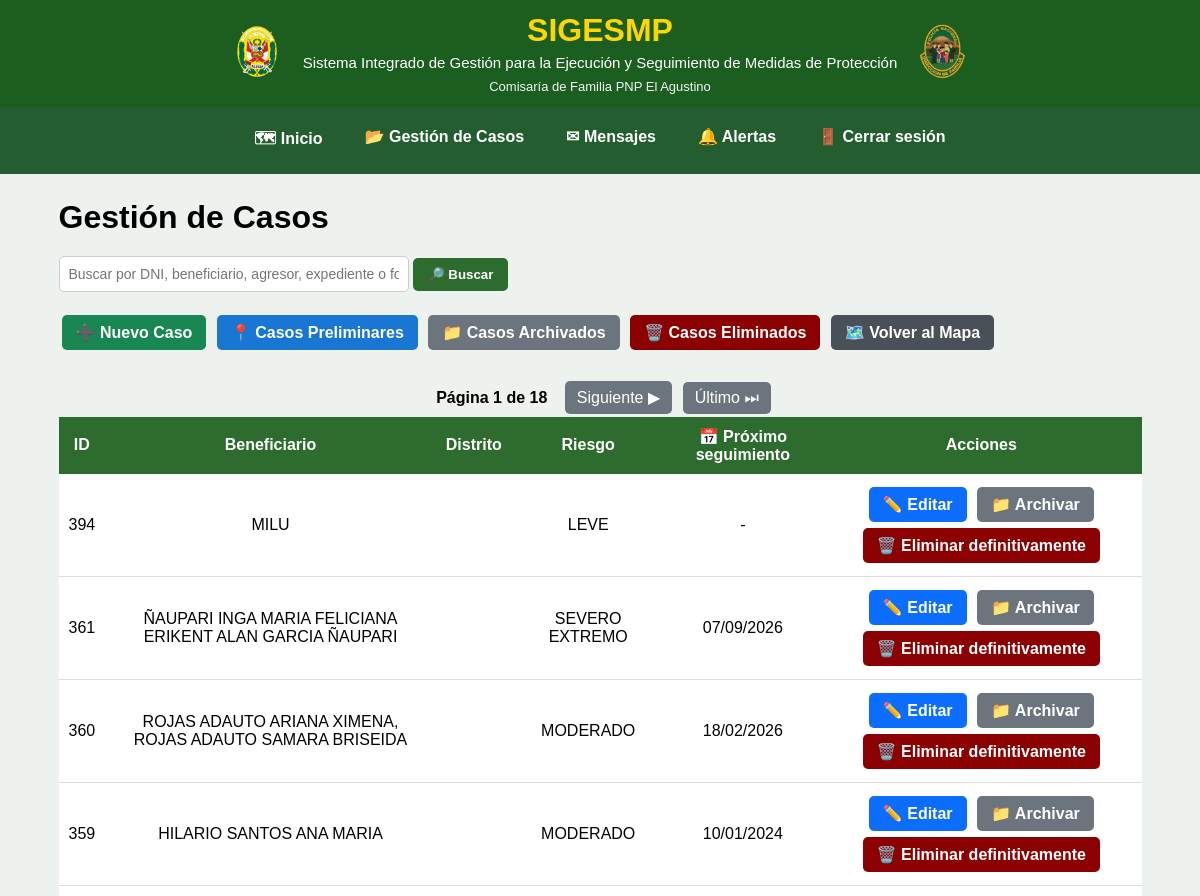
Page /gestion-casos/ (signed in, upper part) on the earlier database version.
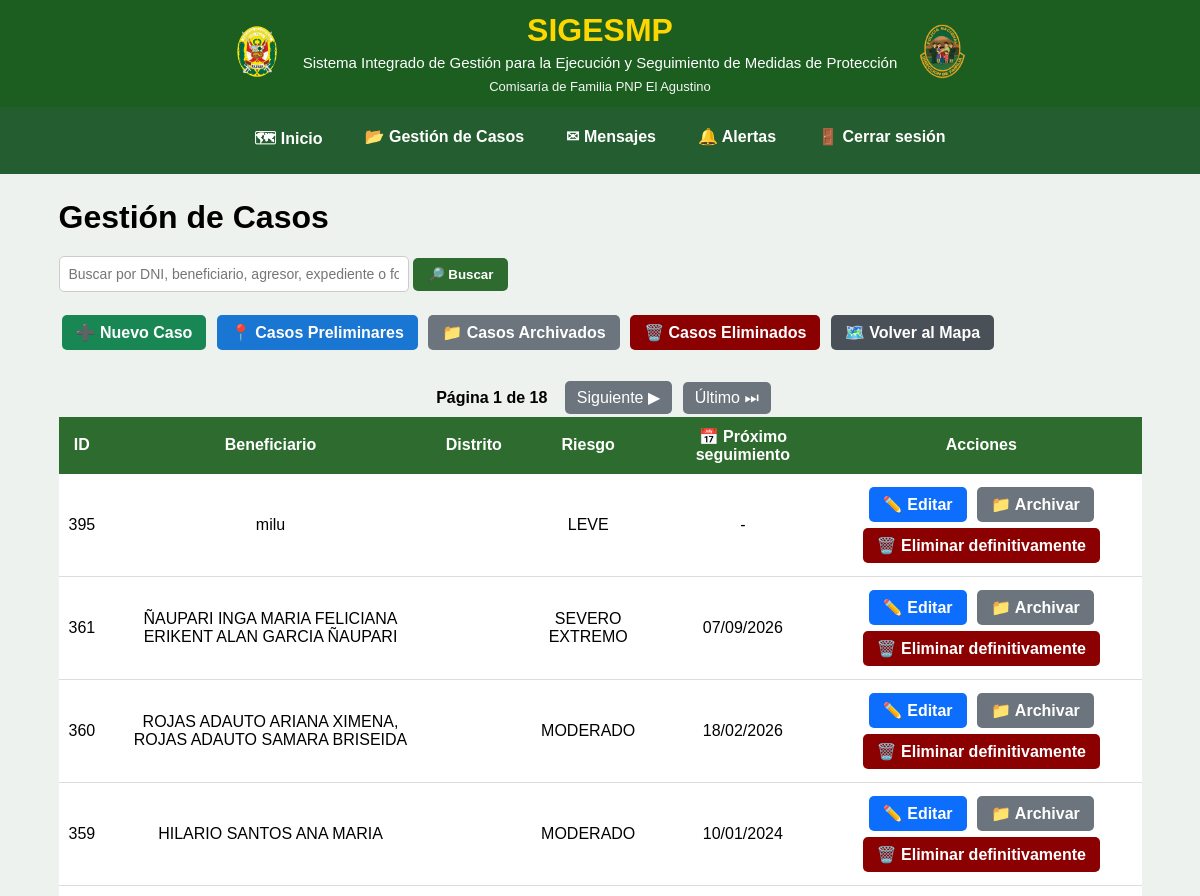
Same page on the later database version.
### mapa/models.py (models this page shows, shortened)
class Caso(models.Model):
    RIESGOS = [
        ("LEVE", "Leve"),
        ("MODERADO", "Moderado"),
        ("SEVERO", "Severo"),
        ("SEVERO EXTREMO", "Severo extremo"),
        ("NO DETERMINADO", "No determinado"),
    ]
    NOTIFICACION = [
        ("PENDIENTE", "Pendiente"),
        ("NOTIFICADO", "Notificado"),
    ]
    TIPO_VIOLENCIA = [
        ("FISICA", "Física"),
        ("PSICOLOGICA", "Psicológica"),
        ("SEXUAL", "Sexual"),
        ("ECONOMICA", "Económica o Patrimonial"),
    ]
    ESTADO_UBICACION_AGRESOR = [
        ("UBICADO", "Ubicado"),
        ("NO UBICADO", "No ubicado"),
    ]
    beneficiario = models.CharField(max_length=200, blank=True)
    dni_beneficiario = models.CharField(
        max_length=8,
        blank=True
    )
    domicilio = models.CharField(max_length=300, blank=True)
    nivel_riesgo = models.CharField(
        max_length=30,
        choices=RIESGOS,
        blank=True
    )
    region_denuncia = models.ForeignKey(
        Region,
        on_delete=models.PROTECT,
        related_name="casos_denuncia_region",
        null=True,
        blank=True,
    )
    provincia_denuncia = models.ForeignKey(
        Provincia,
        on_delete=models.PROTECT,
        related_name="casos_denuncia_provincia",
        null=True,
        blank=True,
    )
    distrito_denuncia = models.ForeignKey(
        Distrito,
        on_delete=models.PROTECT,
        related_name="casos_denuncia_distrito",
        null=True,
        blank=True,
    )
    region_medida = models.ForeignKey(
        Region,
        on_delete=models.PROTECT,
        related_name="casos_medida_region",
        null=True,
        blank=True,
    )
    provincia_medida = models.ForeignKey(
        Provincia,
        on_delete=models.PROTECT,
        related_name="casos_medida_provincia",
        null=True,
        blank=True,
    )
    distrito_medida = models.ForeignKey(
        Distrito,
        on_delete=models.PROTECT,
        related_name="casos_medida_distrito",
        null=True,
        blank=True,
)
    comisaria_denuncia = models.CharField(
        max_length=150,
        verbose_name="Comisaría donde se interpuso la denuncia"
    )
    comisaria_medida = models.CharField(
        max_length=150,
        verbose_name="Comisaría de Familia responsable"
    )
    efectivo = models.CharField(max_length=100, blank=True)
    responsable = models.ForeignKey(
    User,
    null=True,
    blank=True,
    on_delete=models.SET_NULL,
    related_name="casos_asignados"
    )
    folder = models.CharField(max_length=100, blank=True)
    expediente = models.CharField(max_length=100, blank=True)
    agresor = models.CharField(
        max_length=200,
        blank=True
    )
    dni_agresor = models.CharField(
        max_length=8,
        blank=True
    )
    telefono_agresor = models.CharField(
        "Teléfono del agresor",
        max_length=50,
        blank=True
    )
    direccion_agresor = models.CharField(
        "Dirección del agresor",
        max_length=300,
        blank=True
    )
    agresor_registro = models.ForeignKey(
    "Agresor",
    on_delete=models.SET_NULL,
    null=True,
    blank=True,
    related_name="casos"
)
    estado_ubicacion_agresor = models.CharField(
        "Estado de ubicación del agresor",
        max_length=15,
        choices=ESTADO_UBICACION_AGRESOR,
        default="NO UBICADO"
    )
    latitud_agresor = models.FloatField(
        null=True,
        blank=True
    )
    longitud_agresor = models.FloatField(
        null=True,
        blank=True
    )
    telefono = models.CharField(
        "Teléfono de la beneficiaria",
        max_length=50,
        blank=True
    )
    fecha_denuncia = models.DateField(
        "Fecha de la denuncia",
        null=True,
        blank=True
    )
    violencia_fisica = models.BooleanField(
        "Violencia física",
        default=False
    )
    violencia_psicologica = models.BooleanField(
        "Violencia psicológica",
        default=False
    )
    violencia_sexual = models.BooleanField(
        "Violencia sexual",
        default=False
    )
    violencia_economica = models.BooleanField(
        "Violencia económica o patrimonial",
        default=False
    )
    fecha_registro = models.DateField(
        null=True,
        blank=True
    )
    ultima_visita = models.DateField(
        null=True,
        blank=True
    )
    fecha_limite = models.DateField(
        "Próximo seguimiento",
        null=True,
        blank=True
)
    notificacion_beneficiario = models.CharField(
        max_length=15,
        choices=NOTIFICACION,
        default="PENDIENTE"
    )
    fecha_notificacion_beneficiario = models.DateField(
        null=True,
        blank=True
    )
    motivo_notificacion_beneficiario_pendiente = models.TextField(
        "Motivo de notificación pendiente de la persona beneficiaria",
        blank=True
    )
    notificacion_agresor = models.CharField(
        max_length=15,
        choices=NOTIFICACION,
        default="PENDIENTE"
    )
    fecha_notificacion_agresor = models.DateField(
        null=True,
        blank=True
    )
    motivo_notificacion_agresor_pendiente = models.TextField(
        "Motivo de notificación pendiente de la persona agresora",
        blank=True
    )
    estado = models.CharField(
        max_length=15,
        default="ACTIVO"
    )
    fecha_eliminacion = models.DateTimeField(
        null=True,
        blank=True
    )
    eliminado_por = models.ForeignKey(
        User,
        null=True,
        blank=True,
        on_delete=models.SET_NULL,
        related_name="casos_eliminados"
    )
    latitud = models.FloatField(
        null=True,
        blank=True
    )
    longitud = models.FloatField(
        null=True,
        blank=True
    )
    edicion_autorizada = models.BooleanField(
        default=False
    )
    class Meta:
        permissions = [
            ("modificar_directo", "Puede modificar casos directamente"),
            ("aprobar_modificacion", "Puede aprobar modificaciones"),
            ("archivar_directo", "Puede archivar casos directamente"),
            ("aprobar_archivado", "Puede aprobar archivados"),
            ("eliminar_directo", "Puede eliminar casos directamente"),
            ("aprobar_eliminacion", "Puede aprobar eliminaciones"),
            ("administrar_usuarios", "Puede administrar usuarios"),
        ]

### mapa/views.py (the view, shortened to what this page needs)
@login_required
@grupo_requerido(
    "Administrador",
    "Jefe_MP",
    "Usuario_MP",
    "Usuario_Estadistica"
)
def gestion_casos(request):
    busqueda = request.GET.get("q", "").strip()
    casos = Caso.objects.all()
    casos = casos.order_by("-id")
    from django.core.paginator import Paginator
    paginator = Paginator(casos, 20)
    pagina = request.GET.get("page")
    casos = paginator.get_page(pagina)
    return render(
        request,
        "mapa/gestion_casos.html",
        {
            "casos": casos,
            "busqueda": busqueda,
        }
    )

### mapa/templates/mapa/gestion_casos.html (shortened to what the changed rows need)
{% extends "mapa/base.html" %}
{% block content %}
<div class="contenedor">
    <h1>Gestión de Casos</h1>
    <div class="tabla-contenedor">
        <table>
            <thead>
                <tr>
                    <th>ID</th>
                    <th>Beneficiario</th>
                    <th>Distrito</th>
                    <th>Riesgo</th>
                    <th>📅 Próximo seguimiento</th>
                    <th>Acciones</th>
                </tr>
            </thead>
            <tbody>
                {% for caso in casos %}
                <tr>
                    <td>
                        {{ caso.id }}
                    </td>
                    <td>
                        {{ caso.beneficiario }}
                    </td>
                    <td>
                    </td>
                    <td>
                        {{ caso.nivel_riesgo }}
                    </td>
                    <td>
                        {% if caso.fecha_limite %}
                            {{ caso.fecha_limite|date:"d/m/Y" }}
                        {% else %}
                            -
                        {% endif %}
                    </td>
                    <td>
                        {% if request.user.is_superuser or request.user.groups.all.0.name == "Administrador" %}
                            <a href="{% url 'editar_caso' caso.id %}"
                               class="btn editar">
                                ✏️ Editar
                            </a>
                            <a href="{% url 'archivar_caso' caso.id %}"
                               class="btn archivar"
                               onclick="return confirm('¿Desea archivar este caso?');">
                                📁 Archivar
                            </a>
                            <a href="{% url 'eliminar_caso' caso.id %}"
                               class="btn eliminar"
                               onclick="return confirm('⚠️ ATENCIÓN: este caso será enviado a Casos Eliminados. ¿Desea continuar?');">
                                🗑️ Eliminar definitivamente
                            </a>
                        {% endif %}
                    </td>
                </tr>
                {% empty %}
                <tr>
                    <td colspan="6">
                        No hay casos registrados.
                    </td>
                </tr>
                {% endfor %}
            </tbody>
        </table>
    </div>
</div>
{% endblock %}

Differences in the rows shown:
removed Caso: id "394", beneficiario "MILU", nivel_riesgo "LEVE", shows "✏️ Editar"
added Caso: id "395", beneficiario "milu", nivel_riesgo "LEVE", shows "✏️ Editar"
